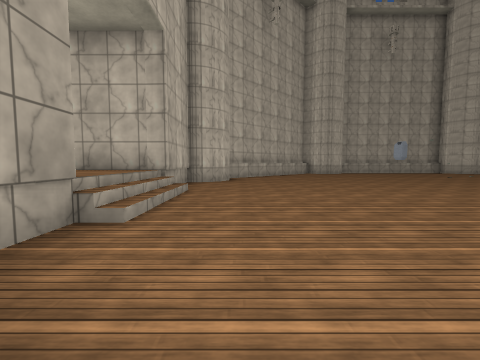
[1] (above)

17 first-person views from a walk through a Unity game level. The camera is 1.2 m above the floor, tilts 4° down and sees 90° across. The floor is counted in squares, 2 m on a side. Each view is taken from the middle of a square. On the plan, view 1 faces up. The plan holds only what a view shows up to about 9 squares ahead; the rest is blank. The player is left out. Some animated figures are not drawn. Surface patterns are stand-ins for the level's own textures.

[2]
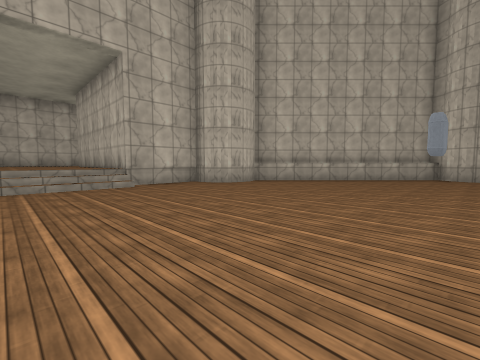

[3]
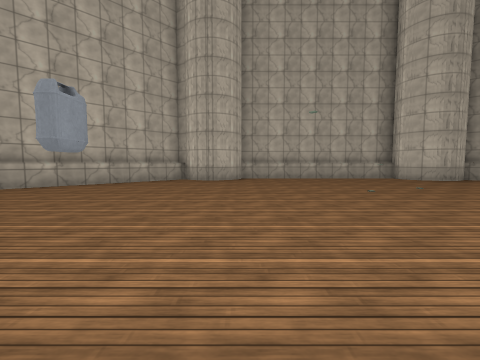

[4]
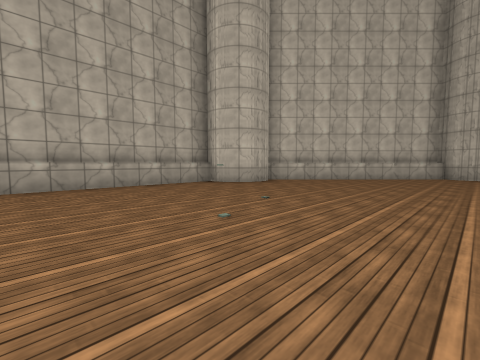

[5]
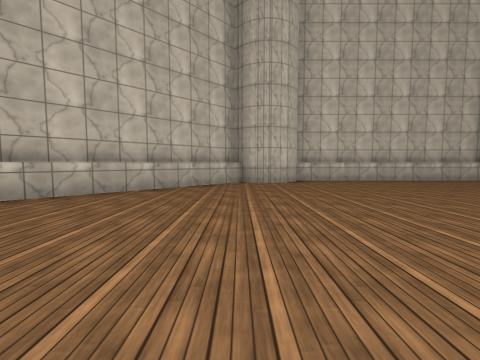

[6]
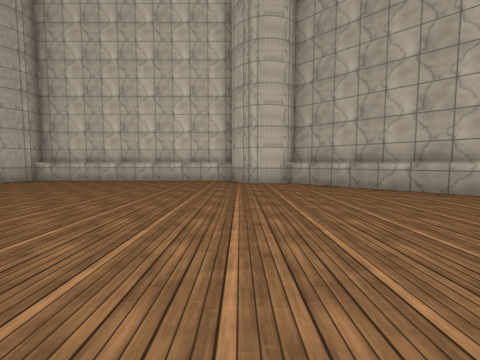

[7]
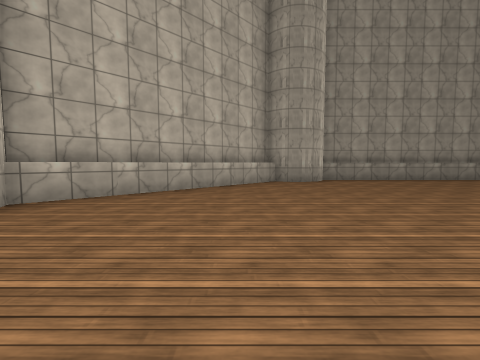

[8]
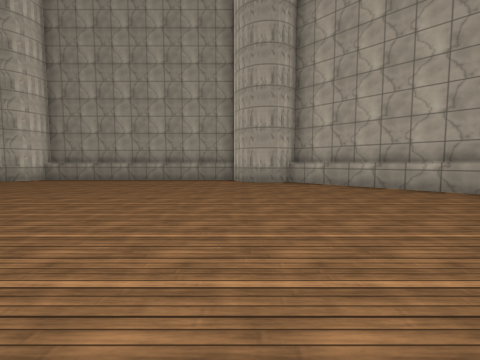

[9]
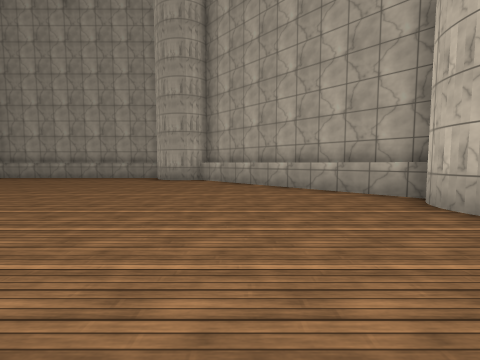

[10]
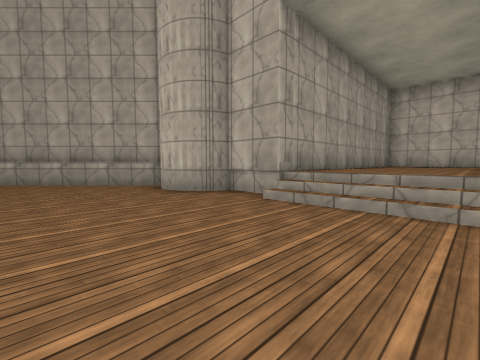

[11]
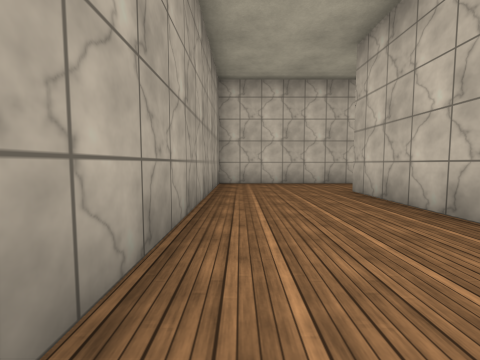

[12]
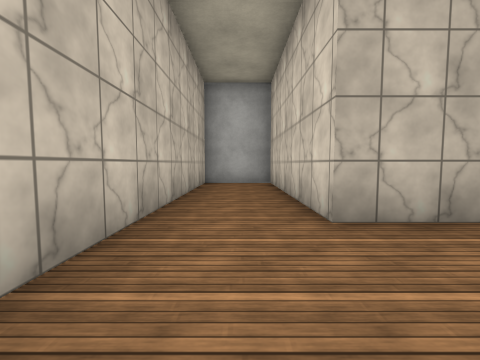

[13]
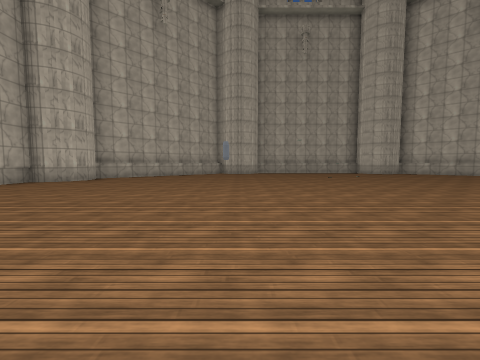

[14]
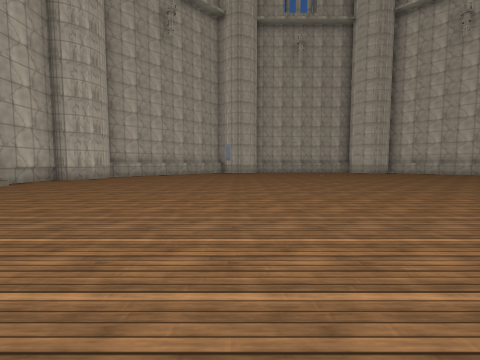

[15]
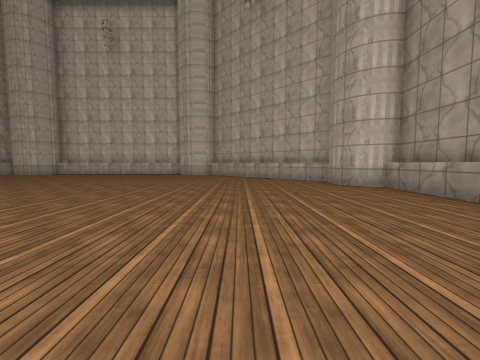

[16]
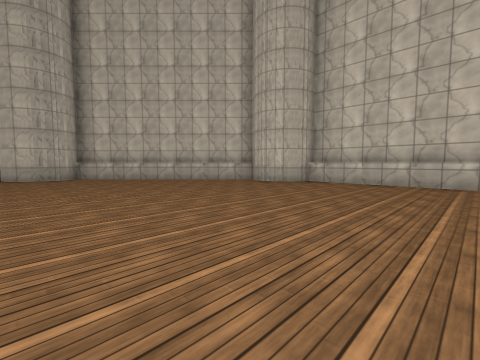

[17]
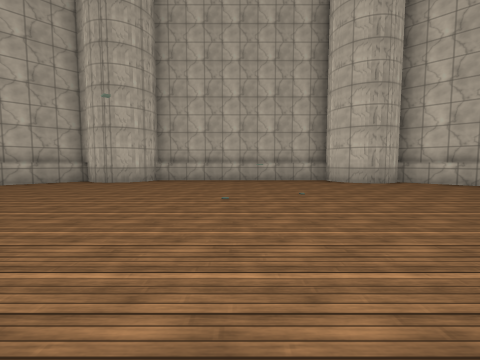

### Floor plan
Key: @ floor where view 1 was taken; # wall or solid block; . main floor; : floor 1 m higher than the main floor; / step, stairs or slope; ^ raised ledge; O other object.
Columns run from 9 left of view 1 to 20 right of it. Each row starts with its distance up from view 1.
 15                #######
 14             ####.....####
 13            #^...........##
 12           #^.............##
 11 ###      #^.......O.......##
 10 #:#     #^.................##
  9 #:#     #...................#
  8 #:#    ##...................#
  7 #:#    #......O.............##
  6 #:######.....................#
  5 #:::::://....................#
  4 #:::::://........... ........#
  3 #:::::://..........  ........#
  2 ########..........  .........#
  1        #.........  ..........#
  0        ##@....... ..........##
 -1         ....................#
 -2         #..................##
 -3         ##................##
 -4          ##..............##
 -5           ##............##
 -6            ####.......###
 -7               #########

Where each view was taken, in squares from view 1:
view 1: 0 up, 0 right, facing up
view 2: 3 up, 5 right, facing up-left
view 3: 5 up, 6 right, facing up
view 4: 8 up, 7 right, facing up-right
view 5: 9 up, 11 right, facing right
view 6: 0 up, 11 right, facing right
view 7: 2 up, 15 right, facing down
view 8: 2 up, 5 right, facing down
view 9: 3 up, 2 right, facing down
view 10: 5 up, 2 right, facing down-left
view 11: 3 up, 2 left, facing left
view 12: 3 up, 8 left, facing up
view 13: 0 up, 5 right, facing up
view 14: 1 down, 5 right, facing up
view 15: 3 down, 6 right, facing right
view 16: 3 up, 12 right, facing up-right
view 17: 6 up, 9 right, facing up
